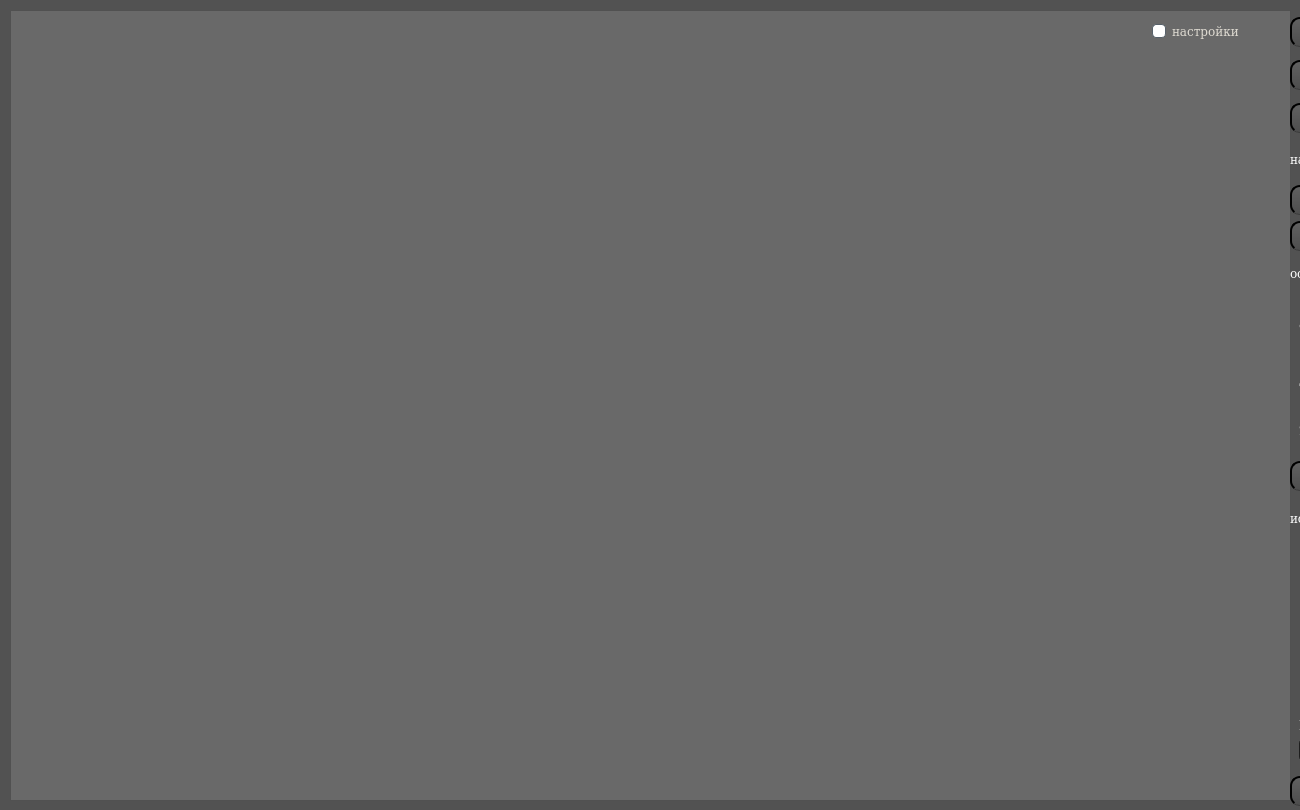
<?xml version="1.0" encoding="UTF-8"?>
<ui version="4.0">
 <class>MainWindow</class>
 <widget class="QMainWindow" name="MainWindow">
  <property name="geometry">
   <rect>
    <x>0</x>
    <y>0</y>
    <width>1300</width>
    <height>810</height>
   </rect>
  </property>
  <property name="sizePolicy">
   <sizepolicy hsizetype="Fixed" vsizetype="Fixed">
    <horstretch>0</horstretch>
    <verstretch>0</verstretch>
   </sizepolicy>
  </property>
  <property name="font">
   <font>
    <family>DejaVu Serif</family>
   </font>
  </property>
  <property name="windowTitle">
   <string>MainWindow</string>
  </property>
  <property name="styleSheet">
   <string notr="true">/*
font: 12pt &quot;DejaVu Serif&quot;;
ElegantDark Style Sheet for QT Applications
Author: Jaime A. Quiroga P.
Company: GTRONICK
Last updated: 17/04/2018
Available at: https://github.com/GTRONICK/QSS/blob/master/ElegantDark.qss
*/
QMainWindow {
	background-color:rgb(82, 82, 82);
}
QTextEdit {
	background-color:rgb(42, 42, 42);
	color: rgb(0, 255, 0);
}
QPushButton{
	border-style: solid;
	border-width: 2px;
	border-top-color: qlineargradient(spread:pad, x1:0.5, y1:0.6, x2:0.5, y2:0.4, stop:0 rgba(115, 115, 115, 255), stop:1 rgba(62, 62, 62, 255));
	border-right-color: qlineargradient(spread:pad, x1:0.4, y1:0.5, x2:0.6, y2:0.5, stop:0 rgba(115, 115, 115, 255), stop:1 rgba(62, 62, 62, 255));
	border-left-color: qlineargradient(spread:pad, x1:0.6, y1:0.5, x2:0.4, y2:0.5, stop:0 rgba(115, 115, 115, 255), stop:1 rgba(62, 62, 62, 255));
	border-bottom-color: rgb(58, 58, 58);
	border-bottom-width: 1px;
	border-style: outset;
	color: rgb(255, 255, 255);
	padding: 6px;
	border-radius: 10px;
	background-color: qlineargradient(spread:pad, x1:0.5, y1:1, x2:0.5, y2:0, stop:0 rgba(77, 77, 77, 255), stop:1 rgba(97, 97, 97, 255));
}
QPushButton:hover{
	border-style: outset;
	border-width: 2px;
	border-top-color: qlineargradient(spread:pad, x1:0.5, y1:0.6, x2:0.5, y2:0.4, stop:0 rgba(180, 180, 180, 255), stop:1 rgba(110, 110, 110, 255));
	border-right-color: qlineargradient(spread:pad, x1:0.4, y1:0.5, x2:0.6, y2:0.5, stop:0 rgba(180, 180, 180, 255), stop:1 rgba(110, 110, 110, 255));
	border-left-color: qlineargradient(spread:pad, x1:0.6, y1:0.5, x2:0.4, y2:0.5, stop:0 rgba(180, 180, 180, 255), stop:1 rgba(110, 110, 110, 255));
	border-bottom-color: rgb(115, 115, 115);
	border-bottom-width: 1px;
	border-style: solid;
	color: rgb(255, 255, 255);
	padding: 2px;
	background-color: qlineargradient(spread:pad, x1:0.5, y1:1, x2:0.5, y2:0, stop:0 rgba(107, 107, 107, 255), stop:1 rgba(157, 157, 157, 255));
}
QPushButton:pressed{
	border-style: outset;
	border-width: 2px;
	border-top-color: qlineargradient(spread:pad, x1:0.5, y1:0.6, x2:0.5, y2:0.4, stop:0 rgba(62, 62, 62, 255), stop:1 rgba(22, 22, 22, 255));
	border-right-color: qlineargradient(spread:pad, x1:0.4, y1:0.5, x2:0.6, y2:0.5, stop:0 rgba(115, 115, 115, 255), stop:1 rgba(62, 62, 62, 255));
	border-left-color: qlineargradient(spread:pad, x1:0.6, y1:0.5, x2:0.4, y2:0.5, stop:0 rgba(115, 115, 115, 255), stop:1 rgba(62, 62, 62, 255));
	border-bottom-color: rgb(58, 58, 58);
	border-bottom-width: 1px;
	border-style: solid;
	color: rgb(255, 255, 255);
	padding: 2px;
	background-color: qlineargradient(spread:pad, x1:0.5, y1:1, x2:0.5, y2:0, stop:0 rgba(77, 77, 77, 255), stop:1 rgba(97, 97, 97, 255));
}
QPushButton:disabled{
	border-style: outset;
	border-width: 2px;
	border-top-color: qlineargradient(spread:pad, x1:0.5, y1:0.6, x2:0.5, y2:0.4, stop:0 rgba(115, 115, 115, 255), stop:1 rgba(62, 62, 62, 255));
	border-right-color: qlineargradient(spread:pad, x1:0.4, y1:0.5, x2:0.6, y2:0.5, stop:0 rgba(115, 115, 115, 255), stop:1 rgba(62, 62, 62, 255));
	border-left-color: qlineargradient(spread:pad, x1:0.6, y1:0.5, x2:0.4, y2:0.5, stop:0 rgba(115, 115, 115, 255), stop:1 rgba(62, 62, 62, 255));
	border-bottom-color: rgb(58, 58, 58);
	border-bottom-width: 1px;
	border-style: solid;
	color: rgb(0, 0, 0);
	padding: 2px;
	background-color: qlineargradient(spread:pad, x1:0.5, y1:1, x2:0.5, y2:0, stop:0 rgba(57, 57, 57, 255), stop:1 rgba(77, 77, 77, 255));
}
QLineEdit {
	border-width: 1px; border-radius: 4px;
	border-color: rgb(58, 58, 58);
	border-style: inset;
	padding: 0 8px;
	color: rgb(255, 255, 255);
	background:rgb(100, 100, 100);
	selection-background-color: rgb(187, 187, 187);
	selection-color: rgb(60, 63, 65);
}
QLabel {
	color:rgb(255,255,255);	
}
QProgressBar {
	text-align: center;
	color: rgb(240, 240, 240);
	border-width: 1px; 
	border-radius: 10px;
	border-color: rgb(58, 58, 58);
	border-style: inset;
	background-color:rgb(77,77,77);
}
QProgressBar::chunk {
	background-color: qlineargradient(spread:pad, x1:0.5, y1:0.7, x2:0.5, y2:0.3, stop:0 rgba(87, 97, 106, 255), stop:1 rgba(93, 103, 113, 255));
	border-radius: 5px;
}
QMenuBar {
	background:rgb(82, 82, 82);
}
QMenuBar::item {
	color:rgb(223,219,210);
	spacing: 3px;
	padding: 1px 4px;
	background: transparent;
}

QMenuBar::item:selected {
	background:rgb(115, 115, 115);
}
QMenu::item:selected {
	color:rgb(255,255,255);
	border-width:2px;
	border-style:solid;
	padding-left:18px;
	padding-right:8px;
	padding-top:2px;
	padding-bottom:3px;
	background:qlineargradient(spread:pad, x1:0.5, y1:0.7, x2:0.5, y2:0.3, stop:0 rgba(87, 97, 106, 255), stop:1 rgba(93, 103, 113, 255));
	border-top-color: qlineargradient(spread:pad, x1:0.5, y1:0.6, x2:0.5, y2:0.4, stop:0 rgba(115, 115, 115, 255), stop:1 rgba(62, 62, 62, 255));
	border-right-color: qlineargradient(spread:pad, x1:0.4, y1:0.5, x2:0.6, y2:0.5, stop:0 rgba(115, 115, 115, 255), stop:1 rgba(62, 62, 62, 255));
	border-left-color: qlineargradient(spread:pad, x1:0.6, y1:0.5, x2:0.4, y2:0.5, stop:0 rgba(115, 115, 115, 255), stop:1 rgba(62, 62, 62, 255));
	border-bottom-color: rgb(58, 58, 58);
	border-bottom-width: 1px;
}
QMenu::item {
	color:rgb(223,219,210);
	background-color:rgb(78,78,78);
	padding-left:20px;
	padding-top:4px;
	padding-bottom:4px;
	padding-right:10px;
}
QMenu{
	background-color:rgb(78,78,78);
}
QTabWidget {
	color:rgb(0,0,0);
	background-color:rgb(247,246,246);
}
QTabWidget::pane {
		border-color: rgb(77,77,77);
		background-color:rgb(101,101,101);
		border-style: solid;
		border-width: 1px;
    	border-radius: 6px;
}
QTabBar::tab {
	padding:2px;
	color:rgb(250,250,250);
  	background-color: qlineargradient(spread:pad, x1:0.5, y1:1, x2:0.5, y2:0, stop:0 rgba(77, 77, 77, 255), stop:1 rgba(97, 97, 97, 255));
	border-style: solid;
	border-width: 2px;
  	border-top-right-radius:4px;
   border-top-left-radius:4px;
	border-top-color: qlineargradient(spread:pad, x1:0.5, y1:0.6, x2:0.5, y2:0.4, stop:0 rgba(115, 115, 115, 255), stop:1 rgba(95, 92, 93, 255));
	border-right-color: qlineargradient(spread:pad, x1:0.4, y1:0.5, x2:0.6, y2:0.5, stop:0 rgba(115, 115, 115, 255), stop:1 rgba(95, 92, 93, 255));
	border-left-color: qlineargradient(spread:pad, x1:0.6, y1:0.5, x2:0.4, y2:0.5, stop:0 rgba(115, 115, 115, 255), stop:1 rgba(95, 92, 93, 255));
	border-bottom-color: rgb(101,101,101);
}
QTabBar::tab:selected, QTabBar::tab:last:selected, QTabBar::tab:hover {
  	background-color:rgb(101,101,101);
  	margin-left: 0px;
  	margin-right: 1px;
}
QTabBar::tab:!selected {
    	margin-top: 1px;
		margin-right: 1px;
}
QCheckBox {
	color:rgb(223,219,210);
	padding: 2px;
}
QCheckBox:hover {
	border-radius:4px;
	border-style:solid;
	padding-left: 1px;
	padding-right: 1px;
	padding-bottom: 1px;
	padding-top: 1px;
	border-width:1px;
	border-color: rgb(87, 97, 106);
	background-color:qlineargradient(spread:pad, x1:0.5, y1:0.7, x2:0.5, y2:0.3, stop:0 rgba(87, 97, 106, 150), stop:1 rgba(93, 103, 113, 150));
}
QCheckBox::indicator:checked {
	border-radius:4px;
	border-style:solid;
	border-width:1px;
	border-color: rgb(180,180,180);
  	background-color:qlineargradient(spread:pad, x1:0.5, y1:0.7, x2:0.5, y2:0.3, stop:0 rgba(87, 97, 106, 255), stop:1 rgba(93, 103, 113, 255));
}
QCheckBox::indicator:unchecked {
	border-radius:4px;
	border-style:solid;
	border-width:1px;
	border-color: rgb(87, 97, 106);
  	background-color:rgb(255,255,255);
}
QStatusBar {
	color:rgb(240,240,240);
}

QDoubleSpinBox {
	color: #a9b7c6;	
	background-color: rgb(42, 42, 42);
}
</string>
  </property>
  <widget class="QWidget" name="centralwidget">
   <widget class="QGraphicsView" name="graphicsView">
    <property name="geometry">
     <rect>
      <x>10</x>
      <y>10</y>
      <width>1281</width>
      <height>791</height>
     </rect>
    </property>
    <property name="styleSheet">
     <string notr="true">background-color: rgb(105, 105, 105);</string>
    </property>
   </widget>
   <widget class="QCheckBox" name="checkBox">
    <property name="geometry">
     <rect>
      <x>1150</x>
      <y>20</y>
      <width>131</width>
      <height>23</height>
     </rect>
    </property>
    <property name="font">
     <font>
      <family>DejaVu Serif</family>
     </font>
    </property>
    <property name="text">
     <string>настройки</string>
    </property>
   </widget>
   <widget class="QWidget" name="widget_2" native="true">
    <property name="geometry">
     <rect>
      <x>1290</x>
      <y>140</y>
      <width>231</width>
      <height>111</height>
     </rect>
    </property>
    <layout class="QVBoxLayout" name="verticalLayout">
     <item>
      <widget class="QLabel" name="label_2">
       <property name="font">
        <font>
         <family>DejaVu Serif</family>
        </font>
       </property>
       <property name="text">
        <string>настройки камеры</string>
       </property>
      </widget>
     </item>
     <item>
      <widget class="QPushButton" name="backward">
       <property name="font">
        <font>
         <family>DejaVu Serif</family>
        </font>
       </property>
       <property name="text">
        <string>отдалить</string>
       </property>
      </widget>
     </item>
     <item>
      <widget class="QPushButton" name="forward">
       <property name="font">
        <font>
         <family>DejaVu Serif</family>
        </font>
       </property>
       <property name="text">
        <string>приблизить</string>
       </property>
      </widget>
     </item>
    </layout>
   </widget>
   <widget class="QWidget" name="widget" native="true">
    <property name="geometry">
     <rect>
      <x>1290</x>
      <y>250</y>
      <width>241</width>
      <height>241</height>
     </rect>
    </property>
    <layout class="QVBoxLayout" name="verticalLayout_2">
     <item>
      <widget class="QLabel" name="label_3">
       <property name="font">
        <font>
         <family>DejaVu Serif</family>
        </font>
       </property>
       <property name="text">
        <string>освещение</string>
       </property>
      </widget>
     </item>
     <item>
      <widget class="QWidget" name="widget_5" native="true">
       <layout class="QHBoxLayout" name="horizontalLayout_3">
        <item>
         <widget class="QLabel" name="label_5">
          <property name="font">
           <font>
            <family>DejaVu Serif</family>
           </font>
          </property>
          <property name="text">
           <string>Фоновое      </string>
          </property>
         </widget>
        </item>
        <item>
         <widget class="QDoubleSpinBox" name="bg">
          <property name="font">
           <font>
            <family>DejaVu Serif</family>
           </font>
          </property>
          <property name="decimals">
           <number>3</number>
          </property>
          <property name="minimum">
           <double>0.001000000000000</double>
          </property>
          <property name="maximum">
           <double>0.999000000000000</double>
          </property>
          <property name="singleStep">
           <double>0.001000000000000</double>
          </property>
         </widget>
        </item>
       </layout>
      </widget>
     </item>
     <item>
      <widget class="QWidget" name="widget_3" native="true">
       <layout class="QHBoxLayout" name="horizontalLayout">
        <item>
         <widget class="QLabel" name="label">
          <property name="font">
           <font>
            <family>DejaVu Serif</family>
           </font>
          </property>
          <property name="text">
           <string>Диффузное</string>
          </property>
         </widget>
        </item>
        <item>
         <widget class="QDoubleSpinBox" name="diffuse">
          <property name="font">
           <font>
            <family>DejaVu Serif</family>
           </font>
          </property>
          <property name="decimals">
           <number>3</number>
          </property>
          <property name="minimum">
           <double>0.001000000000000</double>
          </property>
          <property name="maximum">
           <double>0.999000000000000</double>
          </property>
          <property name="singleStep">
           <double>0.001000000000000</double>
          </property>
         </widget>
        </item>
       </layout>
      </widget>
     </item>
     <item>
      <widget class="QWidget" name="widget_4" native="true">
       <layout class="QHBoxLayout" name="horizontalLayout_2">
        <item>
         <widget class="QLabel" name="label_4">
          <property name="font">
           <font>
            <family>DejaVu Serif</family>
           </font>
          </property>
          <property name="text">
           <string>Зеркальное</string>
          </property>
         </widget>
        </item>
        <item>
         <widget class="QDoubleSpinBox" name="reflect">
          <property name="font">
           <font>
            <family>DejaVu Serif</family>
           </font>
          </property>
          <property name="decimals">
           <number>3</number>
          </property>
          <property name="minimum">
           <double>0.001000000000000</double>
          </property>
          <property name="maximum">
           <double>0.999000000000000</double>
          </property>
          <property name="singleStep">
           <double>0.001000000000000</double>
          </property>
         </widget>
        </item>
       </layout>
      </widget>
     </item>
     <item>
      <widget class="QPushButton" name="pushButton_2">
       <property name="font">
        <font>
         <family>DejaVu Serif</family>
        </font>
       </property>
       <property name="text">
        <string>установить</string>
       </property>
      </widget>
     </item>
    </layout>
   </widget>
   <widget class="QWidget" name="widget_6" native="true">
    <property name="geometry">
     <rect>
      <x>1290</x>
      <y>490</y>
      <width>231</width>
      <height>316</height>
     </rect>
    </property>
    <layout class="QVBoxLayout" name="verticalLayout_3">
     <item>
      <widget class="QLabel" name="label_6">
       <property name="font">
        <font>
         <family>DejaVu Serif</family>
        </font>
       </property>
       <property name="text">
        <string>источник света</string>
       </property>
      </widget>
     </item>
     <item>
      <widget class="QWidget" name="widget_7" native="true">
       <layout class="QVBoxLayout" name="verticalLayout_4">
        <item>
         <widget class="QWidget" name="widget_11" native="true">
          <layout class="QHBoxLayout" name="horizontalLayout_12">
           <item>
            <widget class="QLabel" name="label_13">
             <property name="font">
              <font>
               <family>DejaVu Serif</family>
              </font>
             </property>
             <property name="text">
              <string>X</string>
             </property>
            </widget>
           </item>
           <item>
            <widget class="QDoubleSpinBox" name="x_light">
             <property name="minimum">
              <double>-99999.000000000000000</double>
             </property>
             <property name="maximum">
              <double>99999.000000000000000</double>
             </property>
             <property name="value">
              <double>0.000000000000000</double>
             </property>
            </widget>
           </item>
          </layout>
         </widget>
        </item>
        <item>
         <widget class="QWidget" name="widget_9" native="true">
          <layout class="QHBoxLayout" name="horizontalLayout_10">
           <item>
            <widget class="QLabel" name="label_11">
             <property name="font">
              <font>
               <family>DejaVu Serif</family>
              </font>
             </property>
             <property name="text">
              <string>Y</string>
             </property>
            </widget>
           </item>
           <item>
            <widget class="QDoubleSpinBox" name="y_light">
             <property name="minimum">
              <double>-99999.000000000000000</double>
             </property>
             <property name="maximum">
              <double>99999.000000000000000</double>
             </property>
            </widget>
           </item>
          </layout>
         </widget>
        </item>
        <item>
         <widget class="QWidget" name="widget_8" native="true">
          <layout class="QHBoxLayout" name="horizontalLayout_9">
           <item>
            <widget class="QLabel" name="label_8">
             <property name="font">
              <font>
               <family>DejaVu Serif</family>
              </font>
             </property>
             <property name="text">
              <string>Z</string>
             </property>
            </widget>
           </item>
           <item>
            <widget class="QDoubleSpinBox" name="z_light">
             <property name="minimum">
              <double>-99999.000000000000000</double>
             </property>
             <property name="maximum">
              <double>99999.000000000000000</double>
             </property>
            </widget>
           </item>
          </layout>
         </widget>
        </item>
       </layout>
      </widget>
     </item>
     <item>
      <widget class="QWidget" name="widget_10" native="true">
       <layout class="QVBoxLayout" name="verticalLayout_5">
        <item>
         <widget class="QLabel" name="label_12">
          <property name="font">
           <font>
            <family>DejaVu Serif</family>
           </font>
          </property>
          <property name="text">
           <string>Мощность</string>
          </property>
         </widget>
        </item>
        <item>
         <widget class="QDoubleSpinBox" name="light_intens">
          <property name="minimum">
           <double>-99999.000000000000000</double>
          </property>
          <property name="maximum">
           <double>999999.000000000000000</double>
          </property>
         </widget>
        </item>
       </layout>
      </widget>
     </item>
     <item>
      <widget class="QPushButton" name="pushButton_4">
       <property name="font">
        <font>
         <family>DejaVu Serif</family>
        </font>
       </property>
       <property name="text">
        <string>добавить</string>
       </property>
      </widget>
     </item>
    </layout>
   </widget>
   <widget class="QWidget" name="widget_12" native="true">
    <property name="geometry">
     <rect>
      <x>1290</x>
      <y>10</y>
      <width>241</width>
      <height>132</height>
     </rect>
    </property>
    <layout class="QVBoxLayout" name="verticalLayout_6">
     <item>
      <widget class="QPushButton" name="pushButton">
       <property name="font">
        <font>
         <family>DejaVu Serif</family>
        </font>
       </property>
       <property name="text">
        <string>анимировать</string>
       </property>
      </widget>
     </item>
     <item>
      <widget class="QPushButton" name="stop">
       <property name="font">
        <font>
         <family>DejaVu Serif</family>
        </font>
       </property>
       <property name="text">
        <string>остановить</string>
       </property>
      </widget>
     </item>
     <item>
      <widget class="QPushButton" name="pushButton_3">
       <property name="font">
        <font>
         <family>DejaVu Serif</family>
        </font>
       </property>
       <property name="text">
        <string>сброс</string>
       </property>
      </widget>
     </item>
    </layout>
   </widget>
  </widget>
 </widget>
 <resources/>
 <connections/>
</ui>
